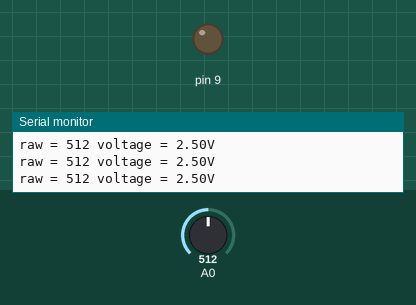
Simulated run of this sketch. Board: Arduino Uno, built with avr-gcc and run on an emulated ATmega328P. Parts: output pins drawn as LEDs (lit = HIGH), the last lines printed to the serial monitor. The test bench sets the inputs (shaded band); at power-on: A0 = 512.

Above: at 1.2 s.
1.3 s: A0 set to 306
At 2.6 s:
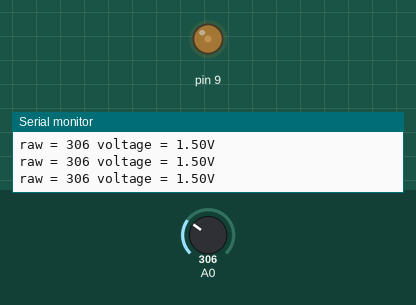
2.9 s: A0 set to 122
At 4.2 s:
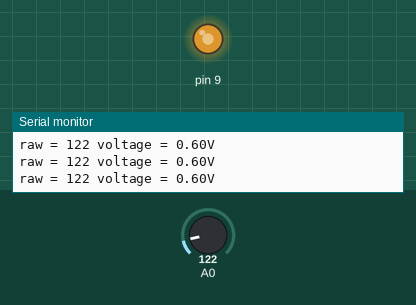
4.5 s: A0 set to 0
At 5.7 s:
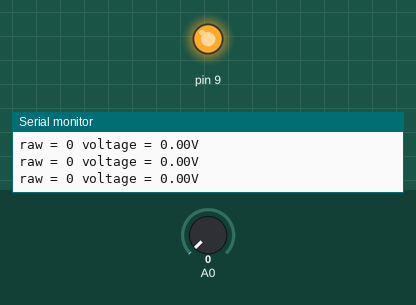
Timing chart, 0 to 7.5 s (numbered marks = the images above; inputs shaded):
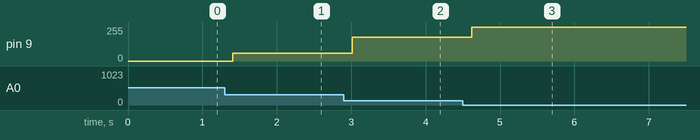

Measured:
- after the input at 1.3 s, pin 9: 0/255 → 59/255 after 0.11 s
- after the input at 2.9 s, pin 9: 59/255 → 177/255 after 0.11 s
- after the input at 4.5 s, pin 9: 177/255 → 255/255 after 0.12 s

The sketch:

automatic-night-lamp.ino
```cpp
const int threshold = 400;
int previous_state = 0;
const int hysteresis = 20;
void setup() {
  Serial.begin(9600);
  pinMode(9, OUTPUT);
}

void loop() {
  int x = analogRead(A0);
  Serial.print("raw = ");
  Serial.print(x);
  Serial.print(" voltage = ");
  float voltage = (x / 1023.0) * 5.0;
  Serial.print(voltage);
  Serial.println("V");
  int y = max(((threshold - x) * 255.0 / threshold), 0);
  if (x < threshold - hysteresis) {
    analogWrite(9, y);
    previous_state = y;
  } else if (x > threshold + hysteresis) {
    analogWrite(9, 0);
    previous_state = y;
  } else {
    analogWrite(9, previous_state);
  }

  delay(200);
}
```
